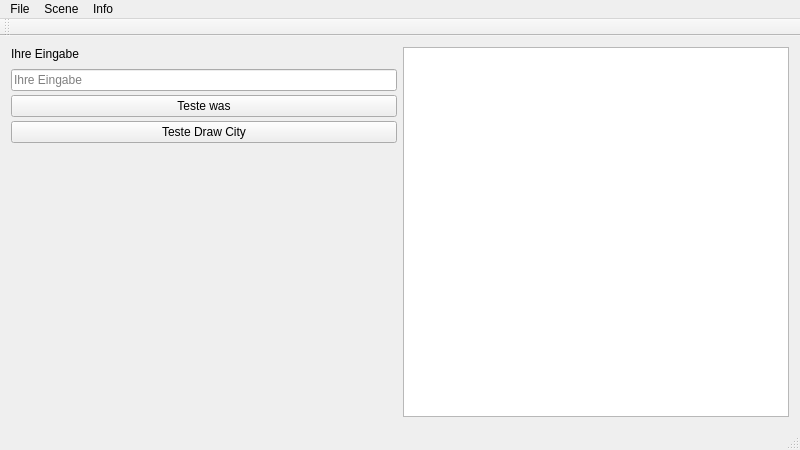
<?xml version="1.0" encoding="UTF-8"?>
<ui version="4.0">
 <class>MainWindow</class>
 <widget class="QMainWindow" name="MainWindow">
  <property name="geometry">
   <rect>
    <x>0</x>
    <y>0</y>
    <width>800</width>
    <height>450</height>
   </rect>
  </property>
  <property name="windowTitle">
   <string>MainWindow</string>
  </property>
  <widget class="QWidget" name="Widget1">
   <layout class="QGridLayout" name="gridLayout" columnstretch="0,0">
    <property name="verticalSpacing">
     <number>4</number>
    </property>
    <item row="0" column="0">
     <widget class="QLabel" name="label_eingabe">
      <property name="text">
       <string>Ihre Eingabe</string>
      </property>
     </widget>
    </item>
    <item row="3" column="0">
     <widget class="QPushButton" name="pushButton_teste_was">
      <property name="toolTip">
       <string>Testet, ob ihre Eingabe eine Zahl oder ein Text ist</string>
      </property>
      <property name="text">
       <string>Teste was</string>
      </property>
     </widget>
    </item>
    <item row="2" column="0">
     <widget class="QLineEdit" name="lineEdit_teste_was">
      <property name="placeholderText">
       <string>Ihre Eingabe</string>
      </property>
      <property name="clearButtonEnabled">
       <bool>true</bool>
      </property>
     </widget>
    </item>
    <item row="0" column="1" rowspan="6">
     <widget class="QGraphicsView" name="graphicsView"/>
    </item>
    <item row="5" column="0">
     <spacer name="verticalSpacer">
      <property name="orientation">
       <enum>Qt::Vertical</enum>
      </property>
      <property name="sizeHint" stdset="0">
       <size>
        <width>20</width>
        <height>40</height>
       </size>
      </property>
     </spacer>
    </item>
    <item row="4" column="0">
     <widget class="QPushButton" name="pushButtonTestDrawCity">
      <property name="text">
       <string>Teste Draw City</string>
      </property>
     </widget>
    </item>
   </layout>
  </widget>
  <widget class="QMenuBar" name="menuBar">
   <property name="geometry">
    <rect>
     <x>0</x>
     <y>0</y>
     <width>800</width>
     <height>17</height>
    </rect>
   </property>
   <widget class="QMenu" name="menuFile">
    <property name="title">
     <string>File</string>
    </property>
    <addaction name="actionOpen"/>
    <addaction name="actionSave"/>
    <addaction name="separator"/>
    <addaction name="actionExit"/>
   </widget>
   <widget class="QMenu" name="menuScene">
    <property name="title">
     <string>Scene</string>
    </property>
    <addaction name="actionClear_Scene"/>
   </widget>
   <widget class="QMenu" name="menuInfo">
    <property name="title">
     <string>Info</string>
    </property>
    <addaction name="actionAbout"/>
   </widget>
   <addaction name="menuFile"/>
   <addaction name="menuScene"/>
   <addaction name="menuInfo"/>
  </widget>
  <widget class="QToolBar" name="mainToolBar">
   <attribute name="toolBarArea">
    <enum>TopToolBarArea</enum>
   </attribute>
   <attribute name="toolBarBreak">
    <bool>false</bool>
   </attribute>
  </widget>
  <widget class="QStatusBar" name="statusBar"/>
  <action name="actionOpen">
   <property name="enabled">
    <bool>false</bool>
   </property>
   <property name="text">
    <string>Open</string>
   </property>
  </action>
  <action name="actionSave">
   <property name="enabled">
    <bool>false</bool>
   </property>
   <property name="text">
    <string>Save</string>
   </property>
  </action>
  <action name="actionExit">
   <property name="text">
    <string>Exit</string>
   </property>
   <property name="shortcut">
    <string>Alt+E</string>
   </property>
  </action>
  <action name="actionClear_Scene">
   <property name="text">
    <string>Clear Scene</string>
   </property>
   <property name="shortcut">
    <string>Alt+S</string>
   </property>
  </action>
  <action name="actionAbout">
   <property name="text">
    <string>About</string>
   </property>
  </action>
 </widget>
 <layoutdefault spacing="6" margin="11"/>
 <resources/>
 <connections/>
</ui>
